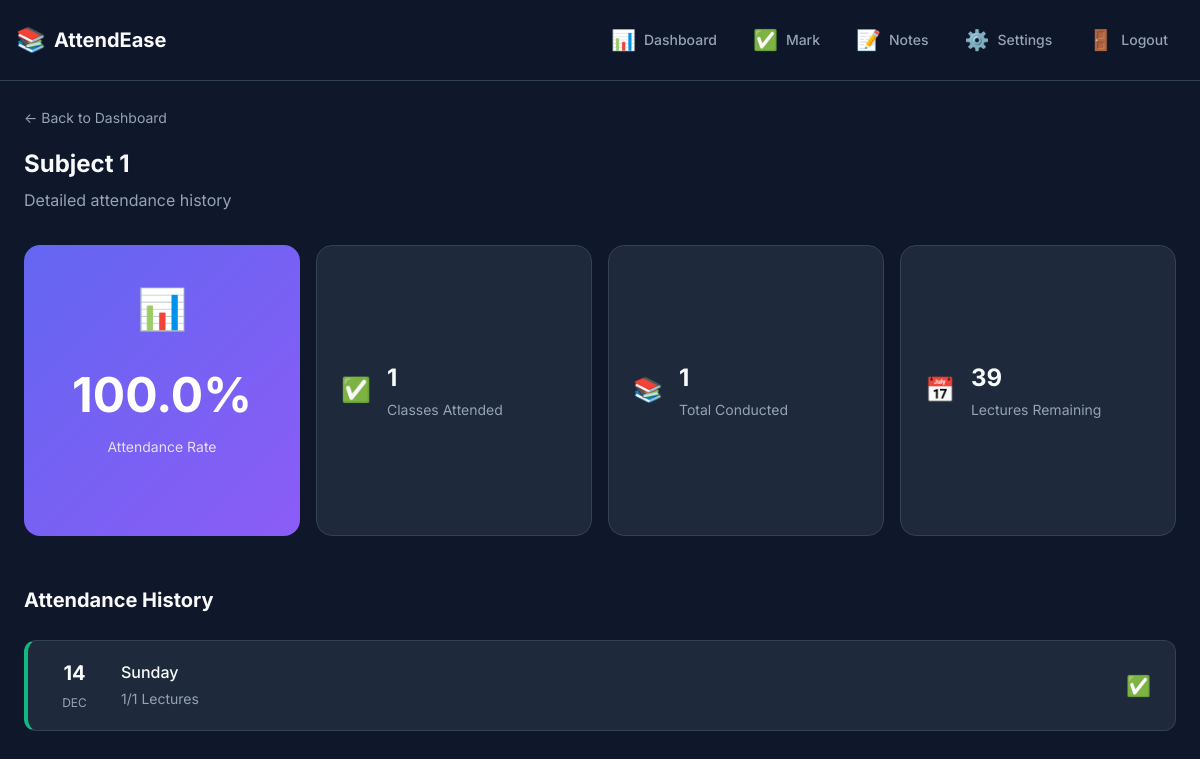
Screenshot of /subject/1 (signed in) with the database file from the repository.
### models.py (models this page shows)
class Subject(db.Model):
    __tablename__ = 'subjects'
    id = db.Column(db.Integer, primary_key=True)
    name = db.Column(db.String(100), nullable=False)
    total_lectures = db.Column(db.Integer, default=40)
    attendance_records = db.relationship('Attendance', backref='subject', lazy='dynamic')
    def get_user_attendance(self, user_id):
        from sqlalchemy import func
        result = db.session.query(
            func.coalesce(func.sum(Attendance.lectures_present), 0).label('present'),
            func.coalesce(func.sum(Attendance.lectures_total), 0).label('total')
        ).filter_by(user_id=user_id, subject_id=self.id).first()
        present = result.present if result else 0
        total = result.total if result else 0
        percentage = (present / total * 100) if total > 0 else 0
        remaining = max(0, self.total_lectures - total)
        return {
            'attended': present,
            'total_marked': total,
            'total_lectures': self.total_lectures,
            'remaining': remaining,
            'percentage': round(percentage, 1)
        }

class Attendance(db.Model):
    __tablename__ = 'attendance'
    id = db.Column(db.Integer, primary_key=True)
    user_id = db.Column(db.Integer, db.ForeignKey('users.id'), nullable=False)
    subject_id = db.Column(db.Integer, db.ForeignKey('subjects.id'), nullable=False)
    date = db.Column(db.Date, nullable=False, default=datetime.utcnow().date)
    lectures_present = db.Column(db.Integer, default=1)
    lectures_total = db.Column(db.Integer, default=1)
    created_at = db.Column(db.DateTime, default=datetime.utcnow)
    __table_args__ = (db.UniqueConstraint('user_id', 'subject_id', 'date', name='unique_attendance'),)

### app.py (the view)
@app.route('/subject/<int:subject_id>')
@login_required
def subject_detail(subject_id):
    subject = Subject.query.get_or_404(subject_id)
    stats = subject.get_user_attendance(current_user.id)
    records = Attendance.query.filter_by(
        user_id=current_user.id,
        subject_id=subject_id
    ).order_by(Attendance.date.desc()).all()
    return render_template('subject_detail.html', subject=subject, stats=stats, records=records)

### app.py (called while the page is built)
@login_manager.user_loader
def load_user(user_id):
    return User.query.get(int(user_id))

### templates/subject_detail.html (shortened to what this page needs)
{% extends 'base.html' %}
{% block content %}
<div class="subject-detail">
    <header class="page-header">
        <a href="{{ url_for('dashboard') }}" class="back-link">← Back to Dashboard</a>
        <h1>{{ subject.name }}</h1>
        <p>Detailed attendance history</p>
    </header>
    <section class="subject-overview">
        <div class="overview-grid">
            <div class="overview-card main">
                <div class="card-icon">📊</div>
                <div class="card-content">
                    <span class="card-value {{ 'low' if stats.percentage < 75 else 'good' }}">{{ stats.percentage
                        }}%</span>
                    <span class="card-label">Attendance Rate</span>
                </div>
            </div>
            <div class="overview-card">
                <div class="card-icon">✅</div>
                <div class="card-content">
                    <span class="card-value">{{ stats.attended }}</span>
                    <span class="card-label">Classes Attended</span>
                </div>
            </div>
            <div class="overview-card">
                <div class="card-icon">📚</div>
                <div class="card-content">
                    <span class="card-value">{{ stats.total_marked }}</span>
                    <span class="card-label">Total Conducted</span>
                </div>
            </div>
            <div class="overview-card">
                <div class="card-icon">📅</div>
                <div class="card-content">
                    <span class="card-value">{{ stats.remaining }}</span>
                    <span class="card-label">Lectures Remaining</span>
                </div>
            </div>
        </div>
</section>
<section class="history-section">
    <h2>Attendance History</h2>
    {% if records %}
    <div class="history-list">
        {% for record in records %}
        <div
            class="history-item {{ 'present' if record.lectures_present == record.lectures_total else ('absent' if record.lectures_present == 0 else 'partial') }}">
            <div class="history-date">
                <span class="date-day">{{ record.date.strftime('%d') }}</span>
                <span class="date-month">{{ record.date.strftime('%b') }}</span>
            </div>
            <div class="history-info">
                <span class="history-day">{{ record.date.strftime('%A') }}</span>
                <span class="history-status">{{ record.lectures_present }}/{{ record.lectures_total }} Lectures</span>
            </div>
            <div class="history-icon">
                {% if record.lectures_present == record.lectures_total %}
                ✅
                {% elif record.lectures_present == 0 %}
                ❌
                {% else %}
                ⚠️
                {% endif %}
            </div>
        </div>
        {% endfor %}
    </div>
    {% endif %}
</section>
</div>
{% endblock %}

### static/css/style.css (style rules this page uses)
:root { --primary: #6366f1; --primary-dark: #4f46e5; --primary-light: #818cf8; --secondary: #0ea5e9; --success: #10b981; --warning: #f59e0b; --danger: #ef4444; --danger-light: #fee2e2; --bg-primary: #0f172a; --bg-secondary: #1e293b; --bg-tertiary: #334155; --bg-card: #1e293b; --text-primary: #f8fafc; --text-secondary: #94a3b8; --text-muted: #64748b; --border-color: #334155; --gradient-primary: linear-gradient(135deg, #6366f1 0%, #8b5cf6 100%); --gradient-success: linear-gradient(135deg, #10b981 0%, #059669 100%); --gradient-warning: linear-gradient(135deg, #f59e0b 0%, #d97706 100%); --gradient-danger: linear-gradient(135deg, #ef4444 0%, #dc2626 100%); --gradient-card: linear-gradient(145deg, #1e293b 0%, #0f172a 100%); --spacing-xs: 0.25rem; --spacing-sm: 0.5rem; --spacing-md: 1rem; --spacing-lg: 1.5rem; --spacing-xl: 2rem; --spacing-2xl: 3rem; --radius-sm: 0.375rem; --radius-md: 0.5rem; --radius-lg: 0.75rem; --radius-xl: 1rem; --radius-full: 9999px; --shadow-sm: 0 1px 2px rgba(0, 0, 0, 0.2); --shadow-md: 0 4px 6px rgba(0, 0, 0, 0.25); --shadow-lg: 0 10px 25px rgba(0, 0, 0, 0.3); --shadow-glow: 0 0 40px rgba(99, 102, 241, 0.3); --transition-fast: 150ms ease; --transition-base: 250ms ease; --transition-slow: 350ms ease; }
*, *::before, *::after { box-sizing: border-box; margin: 0; padding: 0; }
html { font-size: 16px; scroll-behavior: smooth; }
body { font-family: 'Inter', -apple-system, BlinkMacSystemFont, 'Segoe UI', Roboto, sans-serif; background: var(--bg-primary); color: var(--text-primary); line-height: 1.6; min-height: 100vh; -webkit-font-smoothing: antialiased; }
a { color: var(--primary-light); text-decoration: none; transition: color var(--transition-fast); }
.page-header { margin-bottom: var(--spacing-xl); }
.back-link { display: inline-block; margin-bottom: var(--spacing-md); color: var(--text-secondary); font-size: 0.875rem; }
.page-header h1 { font-size: 1.5rem; font-weight: 700; margin-bottom: var(--spacing-xs); }
.page-header p { color: var(--text-secondary); }
.subject-overview { margin-bottom: var(--spacing-2xl); }
.overview-grid { display: grid; grid-template-columns: 1fr; gap: var(--spacing-md); }
.overview-card { background: var(--bg-card); border: 1px solid var(--border-color); border-radius: var(--radius-xl); padding: var(--spacing-lg); display: flex; align-items: center; gap: var(--spacing-md); }
.overview-card.main { background: var(--gradient-primary); border: none; flex-direction: column; text-align: center; padding: var(--spacing-xl); }
.overview-card.main .card-icon { font-size: 2.5rem; }
.overview-card.main .card-value { font-size: 3rem; color: white; }
.card-icon { font-size: 1.5rem; }
.card-value { font-size: 1.5rem; font-weight: 700; display: block; }
.card-label { color: var(--text-secondary); font-size: 0.875rem; }
.overview-card.main .card-label { color: rgba(255, 255, 255, 0.8); }
.history-section h2 { font-size: 1.25rem; margin-bottom: var(--spacing-lg); }
.history-list { display: flex; flex-direction: column; gap: var(--spacing-sm); }
.history-item { background: var(--bg-card); border: 1px solid var(--border-color); border-radius: var(--radius-lg); padding: var(--spacing-md) var(--spacing-lg); display: flex; align-items: center; gap: var(--spacing-lg); }
.history-item.present { border-left: 4px solid var(--success); }
.history-date { text-align: center; min-width: 45px; }
.date-day { display: block; font-size: 1.25rem; font-weight: 700; }
.date-month { font-size: 0.75rem; color: var(--text-secondary); text-transform: uppercase; }
.history-info { flex: 1; }
.history-day { display: block; font-weight: 500; }
.history-status { font-size: 0.875rem; color: var(--text-secondary); }
.history-icon { font-size: 1.25rem; }
@media (min-width: 640px) { .overview-grid { grid-template-columns: repeat(2, 1fr); } }
@media (min-width: 640px) { .overview-card.main { grid-column: span 2; } }
@media (min-width: 1024px) { .overview-grid { grid-template-columns: repeat(4, 1fr); } }
@media (min-width: 1024px) { .overview-card.main { grid-column: span 1; } }

### rows the page displays
Subject: name "Subject 1"
Attendance: date "14", date "DEC", date "Sunday", lectures_present "1", lectures_total "1"

### other values shown
{{ stats.percentage }} "100.0"
{{ stats.attended }} "1"
{{ stats.total_marked }} "1"
{{ stats.remaining }} "39"
